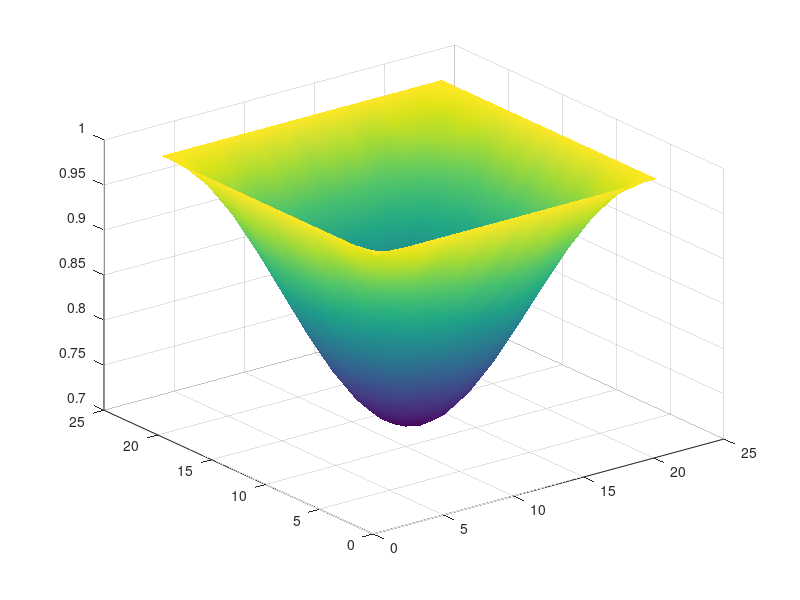

The MATLAB script that drew this image: (Note: this script raises an error after producing the figure.)
% Auto-generated MATLAB script
field = [ ...
    1.00000000E+00   1.00000000E+00   1.00000000E+00   1.00000000E+00   1.00000000E+00   1.00000000E+00   1.00000000E+00   1.00000000E+00   1.00000000E+00   1.00000000E+00   1.00000000E+00   1.00000000E+00   1.00000000E+00   1.00000000E+00   1.00000000E+00   1.00000000E+00   1.00000000E+00   1.00000000E+00   1.00000000E+00   1.00000000E+00   1.00000000E+00; ...
    1.00000000E+00   9.93013859E-01   9.86201942E-01   9.79729712E-01   9.73762155E-01   9.68439102E-01   9.63899732E-01   9.60244536E-01   9.57573950E-01   9.55940068E-01   9.55395579E-01   9.55940068E-01   9.57573950E-01   9.60244536E-01   9.63899732E-01   9.68439102E-01   9.73762155E-01   9.79729712E-01   9.86201942E-01   9.93013859E-01   1.00000000E+00; ...
    1.00000000E+00   9.86201942E-01   9.72743750E-01   9.59964991E-01   9.48170662E-01   9.37665343E-01   9.28688765E-01   9.21480596E-01   9.16193008E-01   9.12979007E-01   9.11889970E-01   9.12979007E-01   9.16193008E-01   9.21480596E-01   9.28688765E-01   9.37665343E-01   9.48170662E-01   9.59964991E-01   9.72743750E-01   9.86201942E-01   1.00000000E+00; ...
    1.00000000E+00   9.79729712E-01   9.59964991E-01   9.41185713E-01   9.23871040E-01   9.08426046E-01   8.95255148E-01   8.84649634E-01   8.76900911E-01   8.72160196E-01   8.70580316E-01   8.72160196E-01   8.76900911E-01   8.84649634E-01   8.95255148E-01   9.08426046E-01   9.23871040E-01   9.41185713E-01   9.59964991E-01   9.79729712E-01   1.00000000E+00; ...
    1.00000000E+00   9.73762155E-01   9.48170662E-01   9.23871040E-01   9.01443481E-01   8.81466866E-01   8.64397526E-01   8.50690663E-01   8.40636134E-01   8.34524393E-01   8.32453549E-01   8.34524393E-01   8.40636134E-01   8.50690663E-01   8.64397526E-01   8.81466866E-01   9.01443481E-01   9.23871040E-01   9.48170662E-01   9.73762155E-01   1.00000000E+00; ...
    1.00000000E+00   9.68439102E-01   9.37665343E-01   9.08426046E-01   8.81466866E-01   8.57419133E-01   8.36911917E-01   8.20399106E-01   8.08334231E-01   8.00953031E-01   7.98493087E-01   8.00953031E-01   8.08334231E-01   8.20399106E-01   8.36911917E-01   8.57419133E-01   8.81466866E-01   9.08426046E-01   9.37665343E-01   9.68439102E-01   1.00000000E+00; ...
    1.00000000E+00   9.63899732E-01   9.28688765E-01   8.95255148E-01   8.64397526E-01   8.36911917E-01   8.13426375E-01   7.94567347E-01   7.80733466E-01   7.72324324E-01   7.69475222E-01   7.72324324E-01   7.80733466E-01   7.94567347E-01   8.13426375E-01   8.36911917E-01   8.64397526E-01   8.95255148E-01   9.28688765E-01   9.63899732E-01   1.00000000E+00; ...
    1.00000000E+00   9.60244536E-01   9.21480596E-01   8.84649634E-01   8.50690663E-01   8.20399106E-01   7.94567347E-01   7.73767233E-01   7.58569777E-01   7.49272168E-01   7.46173501E-01   7.49272168E-01   7.58569777E-01   7.73767233E-01   7.94567347E-01   8.20399106E-01   8.50690663E-01   8.84649634E-01   9.21480596E-01   9.60244536E-01   1.00000000E+00; ...
    1.00000000E+00   9.57573950E-01   9.16193008E-01   8.76900911E-01   8.40636134E-01   8.08334231E-01   7.80733466E-01   7.58569777E-01   7.42311895E-01   7.32429147E-01   7.29080856E-01   7.32429147E-01   7.42311895E-01   7.58569777E-01   7.80733466E-01   8.08334231E-01   8.40636134E-01   8.76900911E-01   9.16193068E-01   9.57573950E-01   1.00000000E+00; ...
    1.00000000E+00   9.55940068E-01   9.12979007E-01   8.72160196E-01   8.34524393E-01   8.00953031E-01   7.72324324E-01   7.49272168E-01   7.32429147E-01   7.22124934E-01   7.18690693E-01   7.22124934E-01   7.32429147E-01   7.49272168E-01   7.72324324E-01   8.00953031E-01   8.34524393E-01   8.72160196E-01   9.12979007E-01   9.55940068E-01   1.00000000E+00; ...
    1.00000000E+00   9.55395579E-01   9.11889970E-01   8.70580316E-01   8.32453549E-01   7.98493087E-01   7.69475222E-01   7.46173501E-01   7.29080856E-01   7.18690693E-01   7.15170503E-01   7.18690693E-01   7.29080856E-01   7.46173501E-01   7.69475222E-01   7.98493087E-01   8.32453609E-01   8.70580316E-01   9.11889970E-01   9.55395579E-01   1.00000000E+00; ...
    1.00000000E+00   9.55940068E-01   9.12979007E-01   8.72160196E-01   8.34524393E-01   8.00953031E-01   7.72324324E-01   7.49272168E-01   7.32429147E-01   7.22124934E-01   7.18690693E-01   7.22124934E-01   7.32429147E-01   7.49272168E-01   7.72324324E-01   8.00953031E-01   8.34524393E-01   8.72160196E-01   9.12979007E-01   9.55940068E-01   1.00000000E+00; ...
    1.00000000E+00   9.57573950E-01   9.16193008E-01   8.76900911E-01   8.40636134E-01   8.08334231E-01   7.80733466E-01   7.58569777E-01   7.42311895E-01   7.32429147E-01   7.29080856E-01   7.32429147E-01   7.42311895E-01   7.58569777E-01   7.80733466E-01   8.08334231E-01   8.40636134E-01   8.76900911E-01   9.16193068E-01   9.57573950E-01   1.00000000E+00; ...
    1.00000000E+00   9.60244536E-01   9.21480596E-01   8.84649634E-01   8.50690663E-01   8.20399106E-01   7.94567347E-01   7.73767233E-01   7.58569777E-01   7.49272168E-01   7.46173501E-01   7.49272168E-01   7.58569777E-01   7.73767233E-01   7.94567347E-01   8.20399106E-01   8.50690663E-01   8.84649634E-01   9.21480596E-01   9.60244536E-01   1.00000000E+00; ...
    1.00000000E+00   9.63899732E-01   9.28688765E-01   8.95255148E-01   8.64397526E-01   8.36911917E-01   8.13426375E-01   7.94567347E-01   7.80733466E-01   7.72324324E-01   7.69475222E-01   7.72324324E-01   7.80733466E-01   7.94567347E-01   8.13426375E-01   8.36911917E-01   8.64397526E-01   8.95255148E-01   9.28688765E-01   9.63899732E-01   1.00000000E+00; ...
    1.00000000E+00   9.68439102E-01   9.37665343E-01   9.08426046E-01   8.81466866E-01   8.57419133E-01   8.36911917E-01   8.20399106E-01   8.08334231E-01   8.00953031E-01   7.98493087E-01   8.00953031E-01   8.08334231E-01   8.20399106E-01   8.36911917E-01   8.57419133E-01   8.81466866E-01   9.08426046E-01   9.37665343E-01   9.68439102E-01   1.00000000E+00; ...
    1.00000000E+00   9.73762155E-01   9.48170662E-01   9.23871040E-01   9.01443481E-01   8.81466866E-01   8.64397526E-01   8.50690663E-01   8.40636134E-01   8.34524393E-01   8.32453609E-01   8.34524393E-01   8.40636134E-01   8.50690663E-01   8.64397526E-01   8.81466866E-01   9.01443481E-01   9.23871040E-01   9.48170662E-01   9.73762155E-01   1.00000000E+00; ...
    1.00000000E+00   9.79729712E-01   9.59964991E-01   9.41185713E-01   9.23871040E-01   9.08426046E-01   8.95255148E-01   8.84649634E-01   8.76900911E-01   8.72160196E-01   8.70580316E-01   8.72160196E-01   8.76900911E-01   8.84649634E-01   8.95255148E-01   9.08426046E-01   9.23871040E-01   9.41185713E-01   9.59964991E-01   9.79729712E-01   1.00000000E+00; ...
    1.00000000E+00   9.86201942E-01   9.72743750E-01   9.59964991E-01   9.48170662E-01   9.37665343E-01   9.28688765E-01   9.21480596E-01   9.16193068E-01   9.12979007E-01   9.11889970E-01   9.12979007E-01   9.16193068E-01   9.21480596E-01   9.28688765E-01   9.37665343E-01   9.48170662E-01   9.59964991E-01   9.72743750E-01   9.86201942E-01   1.00000000E+00; ...
    1.00000000E+00   9.93013859E-01   9.86201942E-01   9.79729712E-01   9.73762155E-01   9.68439102E-01   9.63899732E-01   9.60244536E-01   9.57573950E-01   9.55940068E-01   9.55395579E-01   9.55940068E-01   9.57573950E-01   9.60244536E-01   9.63899732E-01   9.68439102E-01   9.73762155E-01   9.79729712E-01   9.86201942E-01   9.93013859E-01   1.00000000E+00; ...
    1.00000000E+00   1.00000000E+00   1.00000000E+00   1.00000000E+00   1.00000000E+00   1.00000000E+00   1.00000000E+00   1.00000000E+00   1.00000000E+00   1.00000000E+00   1.00000000E+00   1.00000000E+00   1.00000000E+00   1.00000000E+00   1.00000000E+00   1.00000000E+00   1.00000000E+00   1.00000000E+00   1.00000000E+00   1.00000000E+00   1.00000000E+00 ];

% Surface plot (auto-generated)
[ny, nx] = size(field);
[X, Y] = meshgrid(1:nx, 1:ny);
fig = figure('Color','w');
ax = axes('Parent', fig);
h = surf(ax, X, Y, field);
shading(ax, 'interp');
colormap(ax, parula);
cb = colorbar(ax);
cb.Label.String = 'field value';
grid(ax, 'on');
box(ax, 'on');
axis(ax, 'tight');
view(ax, 45, 30);
xlabel(ax, 'i (x index)');
ylabel(ax, 'j (y index)');
zlabel(ax, 'field');
title(ax, sprintf('field (%d x %d)', ny, nx));
set(ax, 'FontSize', 12, 'LineWidth', 1);
set(h, 'EdgeColor', 'k');
drawnow;
